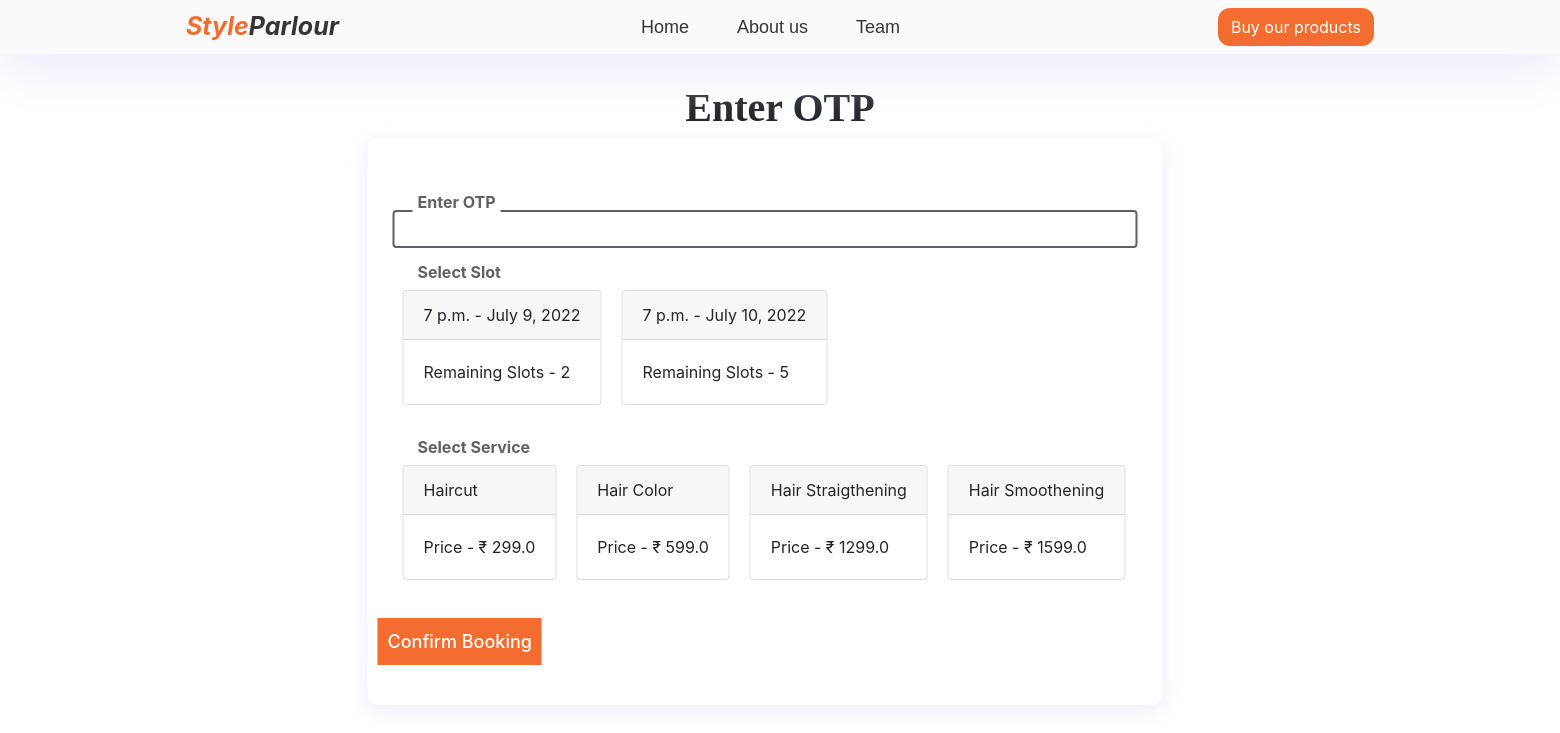
Before: /otp/ with the older database file.
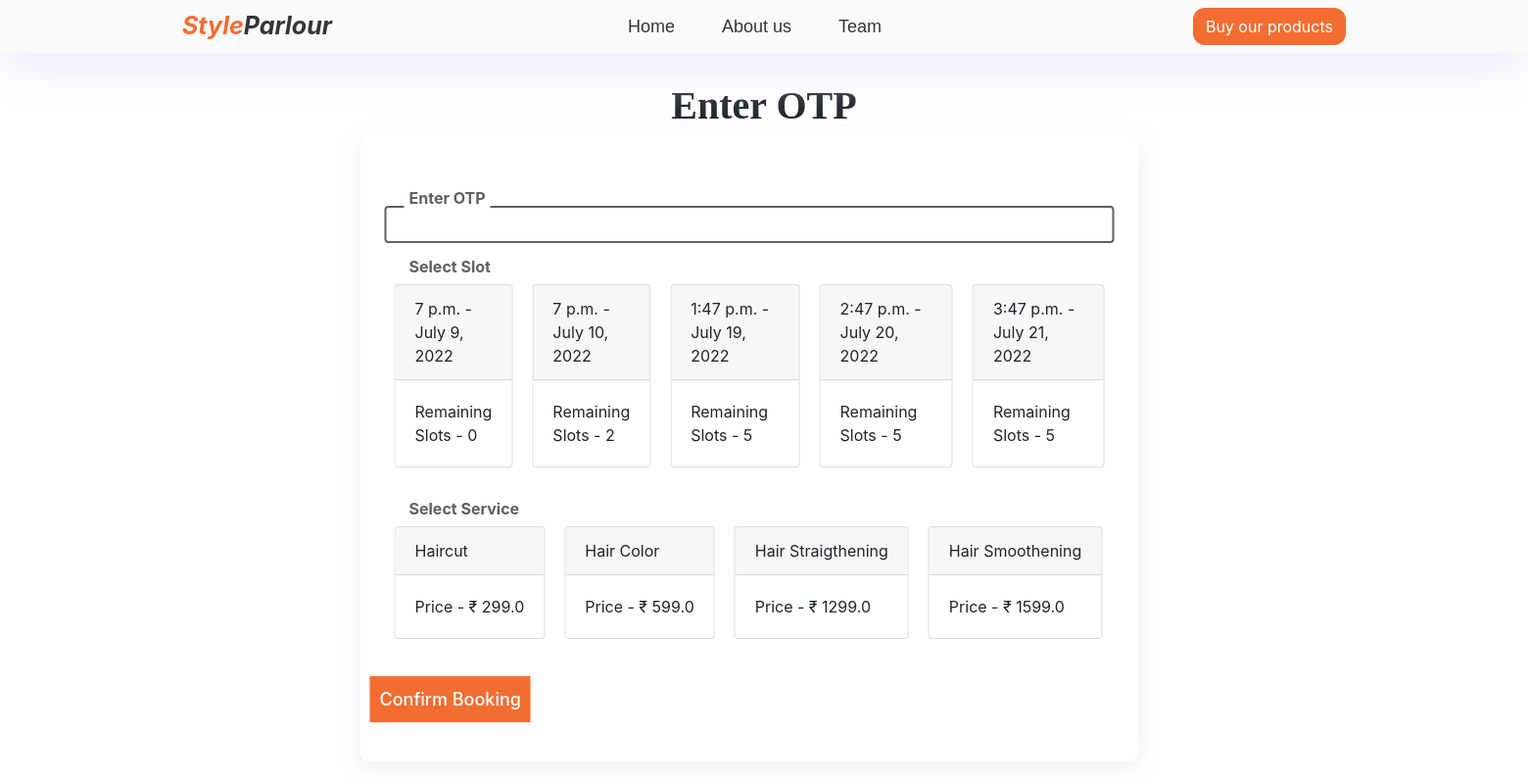
After: the same page with the newer database file.
### main/models.py (models this page shows, shortened)
class Slot(models.Model):
    sId = models.AutoField(primary_key=True)
    slotDate = models.DateField(null=True)
    slotTime = models.TimeField(null=True)
    slotRemaining = models.IntegerField(default=5)

class Service(models.Model):
    sId = models.AutoField(primary_key=True)
    name = models.CharField(max_length=255)
    price = models.FloatField()

### main/views.py (the view, shortened to what this page needs)
# urls.py: path('otp/', views.otp, name='otp'),
def otp(request):
    slots = Slot.objects.all()
    Services = Service.objects.all()
    param = {'slots': slots, 'Services': Services}
    return render(request, 'otp.html', param)

### main/templates/otp.html (shortened to what this page needs)
{% extends 'base.html' %}
{% load static %}
{% block css %}
<link rel="stylesheet" href="{% static './offers.css' %}">
<link rel="stylesheet" href="https://code.jquery.com/jquery-3.3.1.slim.min.js">
{% endblock css %}
{% block body %}
<div class="topHeading pt-4">
    <p class="analHead text-center">Enter OTP</p>
</div>
<div class="row d-flex justify-content center" style="position: relative; left:50%; transform:translateX(-25%) ">
    <div class="col-6 formWrapper">
        <form action="" method="POST" >
            <div class="col-12">
                <label class="clabel" for="ccode">Enter OTP</label>
                <input type="text" name="otp" id="ccode" class="form-control">
            </div>
            <div class="col-12">
                <label class="clabel" for="cdesc">Select Slot</label>
                <div class="row">
                <div class="col-12 dateWrapperSlier d-flex">
                    {% for slot in slots %}
                    <label>
                            <div class="card card-default card-input">
                            <div class="card-header">{{ slot.slotTime }} - {{ slot.slotDate }}</div>
                            <div class="card-body">
                                Remaining Slots - {{slot.slotRemaining}}
                            </div>
                            </div>
                    </label>
                    {% endfor %}
                </div>
            </div>
            </div>
        <div class="col-12">
                    <label class="clabel" for="cdesc">Select Service</label>
                    <div class="row">
                    <div class="col-12 dateWrapperSlier d-flex">
                        {% for service in Services %}
                        <label>
                                <div class="card card-default card-input1">
                                <div class="card-header">{{ service.name }}</div>
                                <div class="card-body">
                                    Price - &#8377; {{ service.price }}
                                </div>
                                </div>
                        </label>
                        {% endfor %}
                </div>
                </div>
            </div>
            <input type="submit" value="Confirm Booking" class="csub">
        </form>
    </div>
</div>
{% endblock body %}

### main/templates/base.html (shortened to what this page needs)
<!doctype html>
<html lang="en">
<head>
    <link rel="stylesheet" href="https://cdn.jsdelivr.net/npm/bootstrap@4.6.1/dist/css/bootstrap.min.css"
>
    <link href='https://unpkg.com/boxicons@2.1.2/css/boxicons.min.css' rel='stylesheet'>
    {% block css %}
    {% endblock css %}
</head>
<body>
    <div class="navbar">
        <div class="logo">
            <p><a href="/"><span>Style</span>Parlour</a></p>
        </div>
        <div class="centerLink navlinks d-flex align-items-center">
            <p class="mx-4"><a href="/">Home</a></p>
            <p class="mx-4"><a href="/about/">About us</a></p>
            <p class="mx-4"><a href="/team/">Team</a></p>
        </div>
        <div class="cart d-flex align-items-center" id="cart">
            <button type="button" class="btn appointment-btn"><a href="/shop/"> Buy our products</a></button>
        </div>
    </div>
    {% block body %}
    {% endblock body %}

### main/static/offers.css (style rules this page uses)
.analHead { font-size:40px ; font-weight: 700; font-family: 'Times New Roman', Times, serif; }
.formWrapper { background: #FFFFFF; box-shadow: 0px 5px 20px rgba(210, 205, 237, 0.4); border-radius: 10px; padding: 40px 10px; }
.clabel { position: relative; top: 12px; background: #fff; left: 20px; color: #616064; font-weight: 700 ; padding: 0 5px; }
.form-control { border: 2px solid #616064 !important; }
.csub { color: #fff; background-color: #F36D31; outline: none; border: none; font-weight: 500; font-size: 18px; padding: 10px; margin-top: 20px; }

### main/templates/base.html (style rules this page uses)
body { overflow-x: hidden; display: flex; flex-direction: column; min-height: 100vh; }
html { scroll-behavior: smooth; }
p { margin: 0; padding: 0; }
.navbar { background: #FAFAFA; box-shadow: 0px 15px 50px #EBE8F9; position: sticky; top: 0; z-index: 1; }
.logo a { text-decoration: none; color: #353535; font-style: italic; font-weight: 700; font-size: 25px; }
.logo span { color: #F36D31; }
.logo { margin: 0px 0px 0px 170px; }
.navlinks a { text-decoration: none; color: #353535; font-weight: 400; font-size: 18px; font-family: 'Gill Sans', 'Gill Sans MT', Calibri, 'Trebuchet MS', sans-serif; }
.cart { margin: 0px 170px 0px 0px; border-radius: 10px; font-size: 30px; }
.cart .btn { background-color: #F36D31; border-radius: 12px; }
.cart a { text-decoration: none; color: #ffffff; }

### main/templates/otp.html (style rules this page uses)
.dateWrapperSlier { overflow-x: scroll; }
.card-input { margin: 10px; padding: 0px; }
.card-input1 { margin: 10px; padding: 0px; }

Changed rows visible on the page:
changed Slot "July 9, 2022": slotRemaining "2" → "0"
changed Slot "July 10, 2022": slotRemaining "5" → "2"
added Slot: slotTime "1:47 p.m.", slotDate "July 19, 2022", slotRemaining "5"
added Slot: slotTime "2:47 p.m.", slotDate "July 20, 2022", slotRemaining "5"
added Slot: slotTime "3:47 p.m.", slotDate "July 21, 2022", slotRemaining "5"
